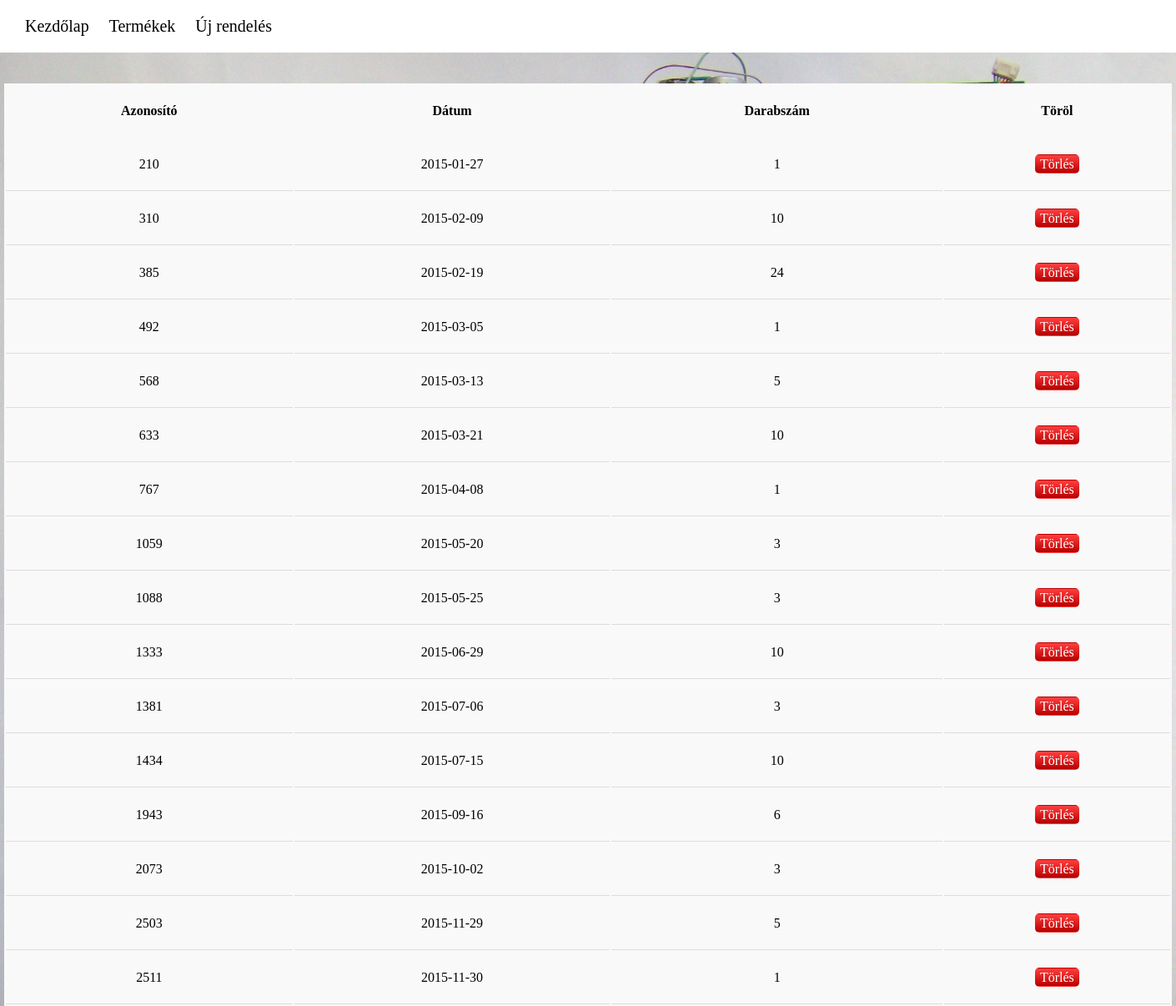
/index.php?c=orders&termekId=10767, run on the app's committed database.
### tables this page shows
CREATE TABLE rendelesek (
  id int,
  datum date,
  termekId int,
  db int,
  CONSTRAINT rendelesek_id PRIMARY KEY (id),
  CONSTRAINT termek_fk FOREIGN KEY(termekId) REFERENCES termekek(id) ON DELETE CASCADE ON UPDATE CASCADE
)DEFAULT;

### Application/Core/functions.php (called while the page is built, shortened)
<?php
function view($params)
{
    require_once APPPATH.'Templates/_layout.php';
    die;
}

### Application/Core/controllers.php (called while the page is built, shortened)
<?php
function ordersController()
{
    $config     = getConfig(CONF_FILE_PATH);
    $pdo        = getConnection($config);
    $termekId   = $_GET['termekId'];
    $orders = getOrdersById($pdo, $termekId);
    view([
        'title'     => 'Rendelések listája',
        'view'      =>'orders',
        'orders'    => $orders
    ]);
}

### index.php (called while the page is built, shortened)
<?php
require_once APPPATH.'Core/controllers.php';
require_once APPPATH.'Core/functions.php';
require_once APPPATH.'Database/database.php';
require_once APPPATH.'Core/core.php';

### Application/Database/database.php (called while the page is built, shortened)
<?php
function  getOrdersById($pdo, $termekId)
{
    $smt = $pdo->prepare('select * from `rendelesek` where `termekId` lIKE :termekId');
    $smt->bindParam(':termekId', $termekId);
    try
    {
        if (!$smt->execute())
        {
            throw new Exception($smt->errorInfo()[2]);
        }
        return $smt->fetchAll(PDO::FETCH_ASSOC);
    }
    catch (Exception $e)
    {
        return false;
    }
}

### Application/Templates/ordersView.php (the view)
<table class="table">
    <tr>
        <th>Azonosító</th>
        <th>Dátum</th>
        <th>Darabszám</th>
        <th>Töröl</th>
    </tr>
    <?php foreach($orders as $order): ?>
        <tr>
            <td><?= $order['id'] ?></td>
            <td><?= $order['datum'] ?></td>
            <td><?= $order['db'] ?></td>
            <td>
                <a href="index.php?c=deleteOrder&orderId=<?= $order['id'] ?>" class="btn btn-rd">Törlés</a>
            </td>
        </tr>
    <?php endforeach ?>
</table>

### Application/Style/style.css (style rules this page uses)
html { background-image: url("../Image/hatter.jpg"); background-size : 100% 100%; background-attachment: fixed; width : 100%; height : 100%; }
body { margin : 0; margin-top : 100px; }
.table { width : 1400px; margin : auto; background-color: #f9f9f9; }
.table td, .table th { line-height : 60px; min-width : 2%; text-align : center; }
.table td { border-bottom : 1px solid #ddd; }
.btn { padding : 2px 5px; border-radius : 5px; border : 1px solid transparent; text-decoration : none; }
.btn-rd { color : white; background-image: linear-gradient(to bottom, rgb(255, 63, 63), rgb(184, 0, 0)); }

### data on the page
rendelesek: id "210", datum "2015-01-27", db "1"
rendelesek: id "310", datum "2015-02-09", db "10"
rendelesek: id "385", datum "2015-02-19", db "24"
rendelesek: id "492", datum "2015-03-05", db "1"
rendelesek: id "568", datum "2015-03-13", db "5"
rendelesek: id "633", datum "2015-03-21", db "10"
rendelesek: id "767", datum "2015-04-08", db "1"
rendelesek: id "1059", datum "2015-05-20", db "3"
rendelesek: id "1088", datum "2015-05-25", db "3"
rendelesek: id "1333", datum "2015-06-29", db "10"
rendelesek: id "1381", datum "2015-07-06", db "3"
rendelesek: id "1434", datum "2015-07-15", db "10"
rendelesek: id "1943", datum "2015-09-16", db "6"
rendelesek: id "2073", datum "2015-10-02", db "3"
rendelesek: id "2503", datum "2015-11-29", db "5"
rendelesek: id "2511", datum "2015-11-30", db "1"
